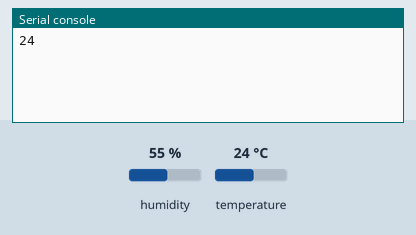
Bench run of a program on a simulated ESP32 board running MicroPython. Shown: the last lines printed to the serial console. The test bench sets the inputs (shaded band); at power-on: temperature 24 °C, humidity 55 %.

Above: at 1.2 s.
1.3 s: temperature set to 12 °C
At 3.3 s:
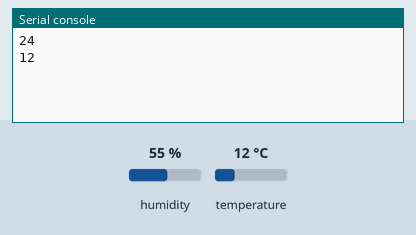
4.0 s: temperature set to 19 °C
At 4.4 s:
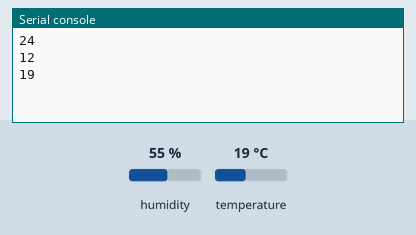
Timing chart, 0 to 7.0 s (numbered marks = the images above; inputs shaded):
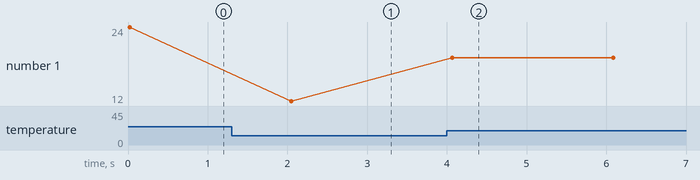

Measured:
- after the input at 1.3 s, the serial console: prints a new line after 0.74 s (image 1)
- after the input at 4.0 s, the serial console: prints a new line after 0.07 s (image 2)
- plotted number 1: 24 → 12 after the input at 1.3 s, 12 → 19 after the input at 4.0 s

The program:

connect.py
```python
import time
import machine
import dht
import gc

d=dht.DHT11(machine.Pin(16))
while True:
    try:
        if gc.mem_free()<102000:
            gc.collect()
        d.measure()
        print(d.temperature())
        time.sleep(2)
    except:
        pass
```
